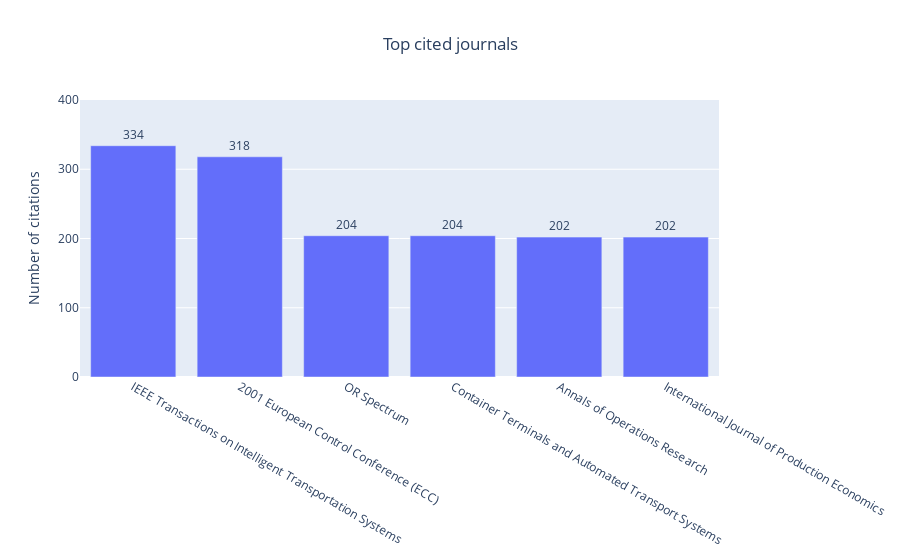

This figure's notebook cell:
### Code cell
fig = go.Figure(data=[go.Bar(x=top_journals_citations_plot.index,
                             y= top_journals_citations_plot['citation_count'],
                             texttemplate="%{y}",
                             textposition="outside",
                             textangle=0)])


fig.update_layout(title = f"Top cited journals", title_x=0.5)

# Update xaxis properties
#fig.update_xaxes(title="Journal")

# Update yaxis properties
fig.update_yaxes(title="Number of citations", range=[0,400])


fig.show()

### Figure 1 — Plotly figure (JSON) as saved in the notebook; plotly's stock layout.template omitted (floating-point values rounded to 4 significant figures)
{"data": [{"textangle": 0, "textposition": "outside", "texttemplate": "%{y}", "type": "bar", "x": ["IEEE Transactions on Intelligent Transportation Systems", "2001 European Control Conference (ECC)", "OR Spectrum", "Container Terminals and Automated Transport Systems", "Annals of Operations Research", "International Journal of Production Economics"], "y": [334, 318, 204, 204, 202, 202]}], "layout": {"title": {"text": "Top cited journals", "x": 0.5}, "yaxis": {"range": [0, 400], "title": {"text": "Number of citations"}}}}
